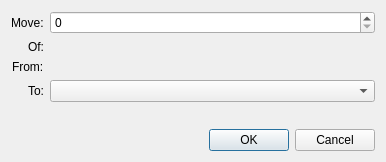
<?xml version="1.0" encoding="UTF-8"?>
<ui version="4.0">
 <class>DialogRelocate</class>
 <widget class="QDialog" name="DialogRelocate">
  <property name="geometry">
   <rect>
    <x>0</x>
    <y>0</y>
    <width>386</width>
    <height>162</height>
   </rect>
  </property>
  <property name="windowTitle">
   <string>Relocate Stored Parts</string>
  </property>
  <layout class="QFormLayout" name="formLayout">
   <property name="labelAlignment">
    <set>Qt::AlignRight|Qt::AlignTrailing|Qt::AlignVCenter</set>
   </property>
   <item row="0" column="0">
    <widget class="QLabel" name="lbl_move">
     <property name="text">
      <string>Move:</string>
     </property>
    </widget>
   </item>
   <item row="0" column="1">
    <widget class="QSpinBox" name="quantity">
     <property name="maximum">
      <number>1000000</number>
     </property>
    </widget>
   </item>
   <item row="1" column="0">
    <widget class="QLabel" name="lbl_of">
     <property name="text">
      <string>Of:</string>
     </property>
    </widget>
   </item>
   <item row="1" column="1">
    <widget class="QLabel" name="part">
     <property name="text">
      <string>&lt;part name&gt;</string>
     </property>
    </widget>
   </item>
   <item row="2" column="0">
    <widget class="QLabel" name="lbl_from">
     <property name="text">
      <string>From:</string>
     </property>
    </widget>
   </item>
   <item row="2" column="1">
    <widget class="QLabel" name="existing">
     <property name="text">
      <string>&lt;existing slot name&gt;</string>
     </property>
    </widget>
   </item>
   <item row="3" column="0">
    <widget class="QLabel" name="lbl_to">
     <property name="text">
      <string>To:</string>
     </property>
    </widget>
   </item>
   <item row="3" column="1">
    <widget class="QComboBox" name="destination"/>
   </item>
   <item row="5" column="1">
    <widget class="QDialogButtonBox" name="buttonBox">
     <property name="orientation">
      <enum>Qt::Horizontal</enum>
     </property>
     <property name="standardButtons">
      <set>QDialogButtonBox::Cancel|QDialogButtonBox::Ok</set>
     </property>
    </widget>
   </item>
   <item row="4" column="1">
    <spacer name="verticalSpacer">
     <property name="orientation">
      <enum>Qt::Vertical</enum>
     </property>
     <property name="sizeHint" stdset="0">
      <size>
       <width>20</width>
       <height>40</height>
      </size>
     </property>
    </spacer>
   </item>
  </layout>
 </widget>
 <resources/>
 <connections>
  <connection>
   <sender>buttonBox</sender>
   <signal>accepted()</signal>
   <receiver>DialogRelocate</receiver>
   <slot>accept()</slot>
   <hints>
    <hint type="sourcelabel">
     <x>248</x>
     <y>254</y>
    </hint>
    <hint type="destinationlabel">
     <x>157</x>
     <y>274</y>
    </hint>
   </hints>
  </connection>
  <connection>
   <sender>buttonBox</sender>
   <signal>rejected()</signal>
   <receiver>DialogRelocate</receiver>
   <slot>reject()</slot>
   <hints>
    <hint type="sourcelabel">
     <x>316</x>
     <y>260</y>
    </hint>
    <hint type="destinationlabel">
     <x>286</x>
     <y>274</y>
    </hint>
   </hints>
  </connection>
 </connections>
</ui>
